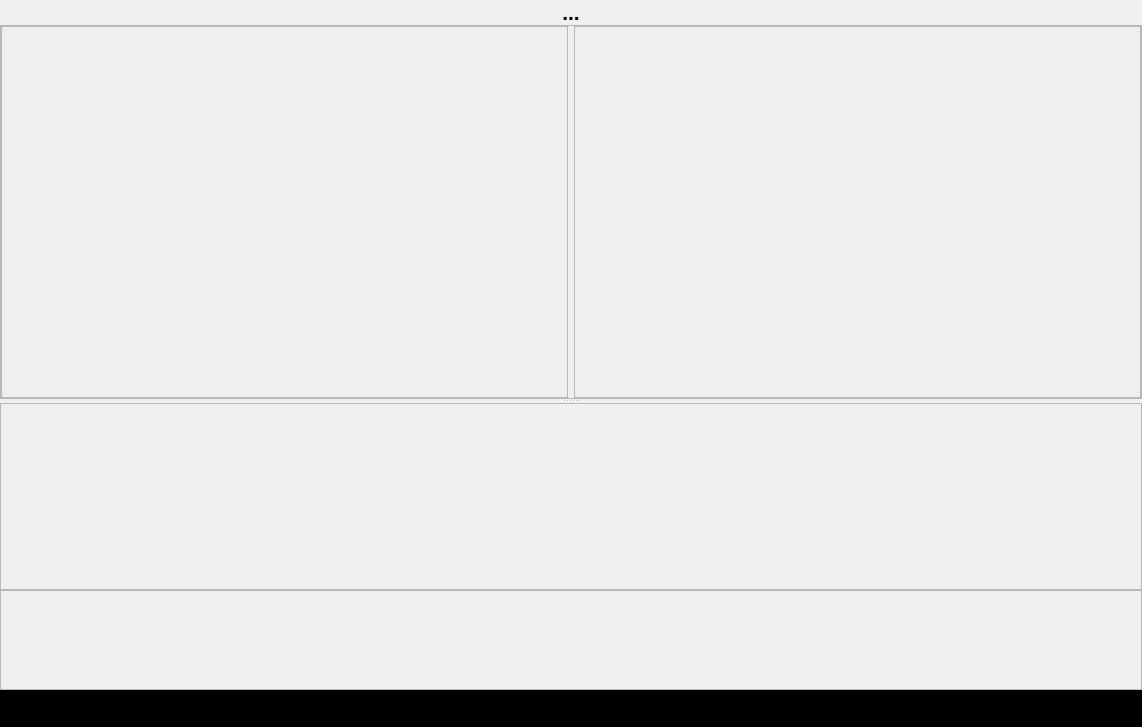
<?xml version="1.0" encoding="UTF-8"?>
<ui version="4.0">
 <class>Graphics</class>
 <widget class="QWidget" name="Graphics">
  <property name="geometry">
   <rect>
    <x>0</x>
    <y>0</y>
    <width>1142</width>
    <height>727</height>
   </rect>
  </property>
  <property name="windowTitle">
   <string>LogsAnalyzer - Pritpal Bedi @ Harbour </string>
  </property>
  <property name="windowIcon">
   <iconset resource="hbqtwidgets.qrc">
    <normaloff>:/hbqt/resources/harbour.png</normaloff>:/hbqt/resources/harbour.png</iconset>
  </property>
  <layout class="QVBoxLayout" name="verticalLayout" stretch="0,0,0,0,0,0">
   <property name="spacing">
    <number>0</number>
   </property>
   <property name="leftMargin">
    <number>0</number>
   </property>
   <property name="topMargin">
    <number>0</number>
   </property>
   <property name="rightMargin">
    <number>0</number>
   </property>
   <property name="bottomMargin">
    <number>0</number>
   </property>
   <item>
    <layout class="QHBoxLayout" name="hLayTop">
     <property name="bottomMargin">
      <number>0</number>
     </property>
    </layout>
   </item>
   <item>
    <layout class="QHBoxLayout" name="horizontalLayout">
     <property name="bottomMargin">
      <number>0</number>
     </property>
     <item>
      <widget class="QLabel" name="labelDesc">
       <property name="font">
        <font>
         <family>Tahoma</family>
         <pointsize>16</pointsize>
         <weight>75</weight>
         <bold>true</bold>
        </font>
       </property>
       <property name="text">
        <string>...</string>
       </property>
       <property name="alignment">
        <set>Qt::AlignCenter</set>
       </property>
      </widget>
     </item>
    </layout>
   </item>
   <item>
    <widget class="QStackedWidget" name="stackedWidget">
     <widget class="QWidget" name="pageMain">
      <layout class="QVBoxLayout" name="verticalLayout_2">
       <property name="leftMargin">
        <number>0</number>
       </property>
       <property name="topMargin">
        <number>0</number>
       </property>
       <property name="rightMargin">
        <number>0</number>
       </property>
       <property name="bottomMargin">
        <number>0</number>
       </property>
       <item>
        <widget class="QSplitter" name="splitter">
         <property name="orientation">
          <enum>Qt::Vertical</enum>
         </property>
         <widget class="QFrame" name="frameMisc">
          <property name="frameShape">
           <enum>QFrame::StyledPanel</enum>
          </property>
          <property name="frameShadow">
           <enum>QFrame::Raised</enum>
          </property>
          <layout class="QHBoxLayout" name="hLayDesc1" stretch="0,0">
           <property name="leftMargin">
            <number>0</number>
           </property>
           <property name="topMargin">
            <number>0</number>
           </property>
           <property name="rightMargin">
            <number>0</number>
           </property>
           <property name="bottomMargin">
            <number>0</number>
           </property>
           <item>
            <widget class="QFrame" name="frameDesc">
             <property name="frameShape">
              <enum>QFrame::StyledPanel</enum>
             </property>
             <property name="frameShadow">
              <enum>QFrame::Raised</enum>
             </property>
             <layout class="QVBoxLayout" name="hLayDesc">
              <property name="leftMargin">
               <number>0</number>
              </property>
              <property name="topMargin">
               <number>0</number>
              </property>
              <property name="rightMargin">
               <number>0</number>
              </property>
              <property name="bottomMargin">
               <number>0</number>
              </property>
             </layout>
            </widget>
           </item>
           <item>
            <widget class="QFrame" name="frameMonthlyDesc">
             <property name="frameShape">
              <enum>QFrame::StyledPanel</enum>
             </property>
             <property name="frameShadow">
              <enum>QFrame::Raised</enum>
             </property>
             <layout class="QVBoxLayout" name="verticalLayout_4" stretch="0,1">
              <property name="spacing">
               <number>0</number>
              </property>
              <property name="leftMargin">
               <number>0</number>
              </property>
              <property name="topMargin">
               <number>0</number>
              </property>
              <property name="rightMargin">
               <number>0</number>
              </property>
              <property name="bottomMargin">
               <number>0</number>
              </property>
              <item>
               <layout class="QHBoxLayout" name="hLayMonthlyDesc"/>
              </item>
              <item>
               <layout class="QVBoxLayout" name="vLayMonthlyDesc"/>
              </item>
             </layout>
            </widget>
           </item>
          </layout>
         </widget>
         <widget class="QFrame" name="frameHourly">
          <property name="maximumSize">
           <size>
            <width>16777215</width>
            <height>250</height>
           </size>
          </property>
          <property name="frameShape">
           <enum>QFrame::StyledPanel</enum>
          </property>
          <property name="frameShadow">
           <enum>QFrame::Raised</enum>
          </property>
          <layout class="QHBoxLayout" name="hLayHourly">
           <property name="leftMargin">
            <number>0</number>
           </property>
           <property name="topMargin">
            <number>0</number>
           </property>
           <property name="rightMargin">
            <number>0</number>
           </property>
           <property name="bottomMargin">
            <number>0</number>
           </property>
          </layout>
         </widget>
        </widget>
       </item>
      </layout>
     </widget>
     <widget class="QWidget" name="pageJust"/>
    </widget>
   </item>
   <item>
    <layout class="QHBoxLayout" name="hLayBottom">
     <property name="bottomMargin">
      <number>0</number>
     </property>
    </layout>
   </item>
   <item>
    <widget class="QFrame" name="frameMonthlyNumbers">
     <property name="minimumSize">
      <size>
       <width>0</width>
       <height>100</height>
      </size>
     </property>
     <property name="maximumSize">
      <size>
       <width>16777215</width>
       <height>145</height>
      </size>
     </property>
     <property name="frameShape">
      <enum>QFrame::StyledPanel</enum>
     </property>
     <property name="frameShadow">
      <enum>QFrame::Raised</enum>
     </property>
     <layout class="QHBoxLayout" name="hLayMonthlyNumbers">
      <property name="leftMargin">
       <number>0</number>
      </property>
      <property name="topMargin">
       <number>0</number>
      </property>
      <property name="rightMargin">
       <number>0</number>
      </property>
      <property name="bottomMargin">
       <number>0</number>
      </property>
     </layout>
    </widget>
   </item>
   <item>
    <widget class="QLabel" name="labelErrors">
     <property name="font">
      <font>
       <family>Arial Black</family>
       <pointsize>20</pointsize>
       <weight>75</weight>
       <bold>true</bold>
      </font>
     </property>
     <property name="styleSheet">
      <string notr="true">background-color: rgb(0, 0, 0);padding-right: 20px;</string>
     </property>
     <property name="text">
      <string>...</string>
     </property>
     <property name="alignment">
      <set>Qt::AlignCenter</set>
     </property>
     <property name="wordWrap">
      <bool>true</bool>
     </property>
    </widget>
   </item>
  </layout>
 </widget>
 <resources>
  <include location="hbqtwidgets.qrc"/>
 </resources>
 <connections/>
</ui>
